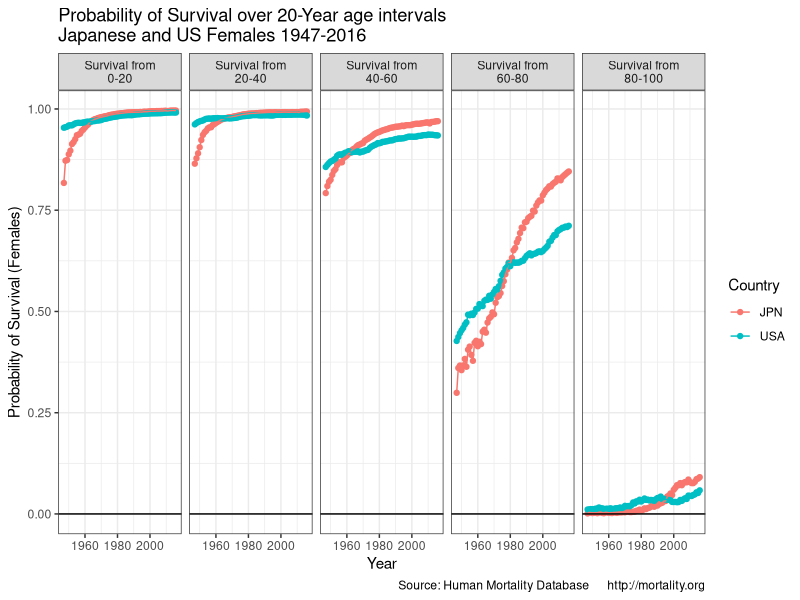

Write the R code that produced this figure.
#---------------------------------------------
# Carl Schmertmann
# created 5 Sep 18
# altered 5 Sep 18
#---------------------------------------------

rm(list=ls())
library(tidyverse)

graphics.off()
if (.Platform$OS.type == 'windows') windows(record=TRUE)

JPN = read.table('JPN_fltper_1x1.txt', skip=2, stringsAsFactors = FALSE,
                  header=TRUE)
JPN$Age = 0:110  # make Age numeric
JPN$PopName = 'JPN'

USA = read.table('USA_fltper_1x1.txt', skip=2, stringsAsFactors = FALSE,
                  header=TRUE)
USA$Age = 0:110  # make Age numeric
USA$PopName = 'USA'

keep.df = rbind(JPN,USA) %>%
           filter( Age %in% c(0,20,40,60,80,100), Year > 1946) %>%
           group_by(PopName, Year) %>% 
           summarize( p0 = lx[Age==20] / lx[Age==0],
                      p20 = lx[Age==40] / lx[Age==20],
                      p40 = lx[Age==60] / lx[Age==40],
                      p60 = lx[Age==80] / lx[Age==60],
                      p80 = lx[Age==100] / lx[Age==80]) %>%
           gather(key='var', value='prob', -PopName, -Year) %>%
           mutate( var = factor(var, 
                                levels=paste0('p',seq(0,80,20)),
                                labels=paste0('Survival from\n',
                                              seq(0,80,20),'-',
                                              20+seq(0,80,20))))



ggplot( data=keep.df, aes(x=Year, y=prob, group=PopName, color=PopName)) +
         geom_point() +
         geom_line() +
         geom_hline( yintercept = 0) +
         facet_grid(~var) +
         theme_bw() +
         labs(title='Probability of Survival over 20-Year age intervals\nJapanese and US Females 1947-2016',
              y="Probability of Survival (Females)",
              color='Country',
              caption='Source: Human Mortality Database      http://mortality.org')


ggsave(file='JPN vs USA age-specific survival time series.png',
       width=13, height=6)

